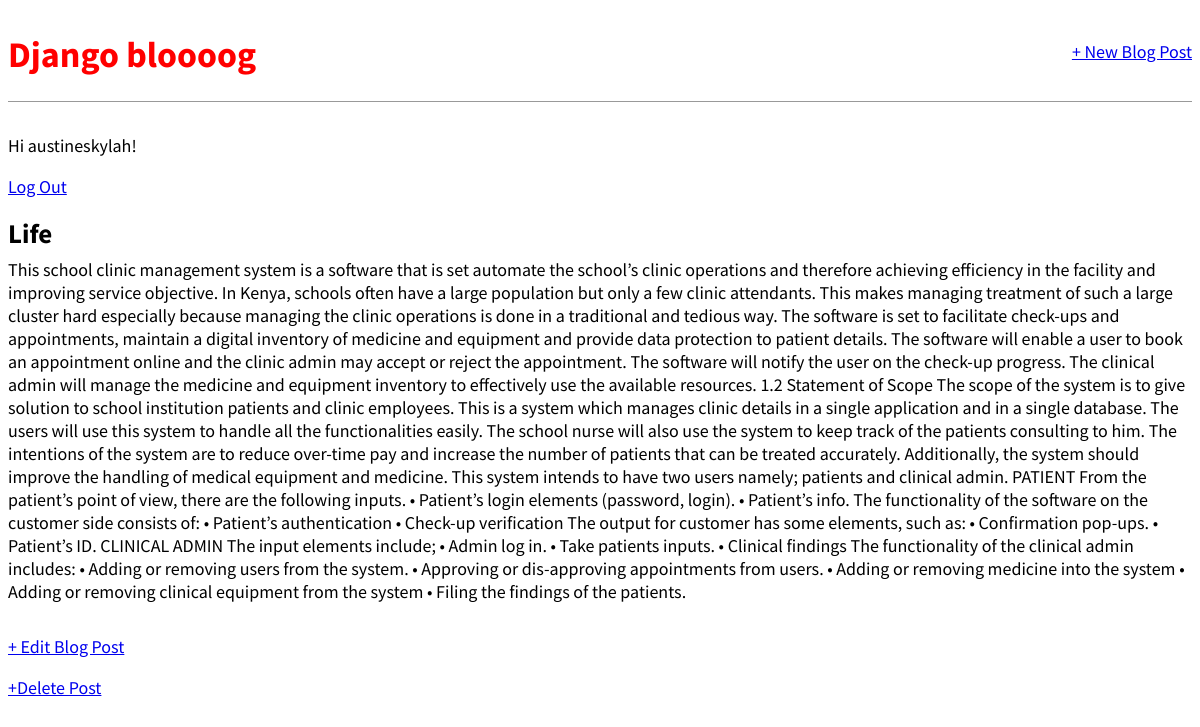
The app's page /post/1/ (signed in) with its own data.
### blog/models.py (models this page shows, shortened)
class Post(models.Model):
    title = models.CharField(max_length=200)
    author = models.ForeignKey(
        'auth.User',
        on_delete=models.CASCADE,
        )
    body = models.TextField()

### blog/views.py (the view)
# urls.py: path('post/<int:pk>/',BlogDetailView.as_view(), name='post_detail'),
class BlogDetailView(DetailView):
    model=Post
    template_name='post_detail.html'

### templates/post_detail.html
{% extends 'base.html' %}
{% block content %}
<div class="post-entry">
<h2>{{ post.title }}</h2>
<p>{{ post.body }}</p>
</div>
<p><a href="{%url 'post_edit' post.pk%}">+ Edit Blog Post</a></p>
<p><a href="{%url 'post_delete' post.pk%}">+Delete Post</a></p>
{% endblock content %}

### templates/base.html (shortened to what this page needs)
{%load static%}
<html>
<head>
<link href="{%static 'css/base.css'%}" rel="stylesheet">
</head>
<body>
<header>
    <div class="nav-left">
<h1><a href="{% url 'home'%}">Django bloooog</a></h1>
</div>
<div class="nav-right">
<a href="{%url 'post_new'%}">+ New Blog Post</a>
</div>
</header>
{%if user.is_authenticated%}
<p>Hi {{user.username}}!</p>
<p><a href="{%url 'logout'%}">Log Out</a></p>
{%else%}
<p>You are not logged in dumb Pycho.</p>
<a href="{%url 'login' %}">Log In</a>
{%endif%}
<div>
    {%block content%}
    {%endblock content%}
</div>
</body>
</html>

### static/css/base.css (style rules this page uses)
header h1 a { color:red; text-decoration:none; }
body { font-family: 'Source Sans Pro', sans-serif; font-size: 18px; }
header { border-bottom: 1px solid #999; margin-bottom: 2rem; display: flex; }
.nav-left { margin-right: auto; }
.nav-right { display: flex; padding-top: 2rem; }
.post-entry { margin-bottom: 2rem; }
.post-entry h2 { margin: 0.5rem 0; }
.post-entry p { margin: 0; font-weight: 400; }

### records on screen
Post: title "Life", body "This school clinic management system is a software that is set automate the school’s clinic operations and therefore achieving efficiency in the facility and improving service objective. In Kenya, schools often have a large population but only a few clinic attendants. This makes managing treatment of such a large cluster hard especially because managing the clinic operations is done in a traditional and tedious way. The software is set to facilitate check-ups and appointments, maintain a digital inventory of medicine and equipment and provide data protection to patient details. The software will enable a user to book an appointment online and the clinic admin may accept or reject the…"

### other values on screen
{{ user.username }} "austineskylah"
